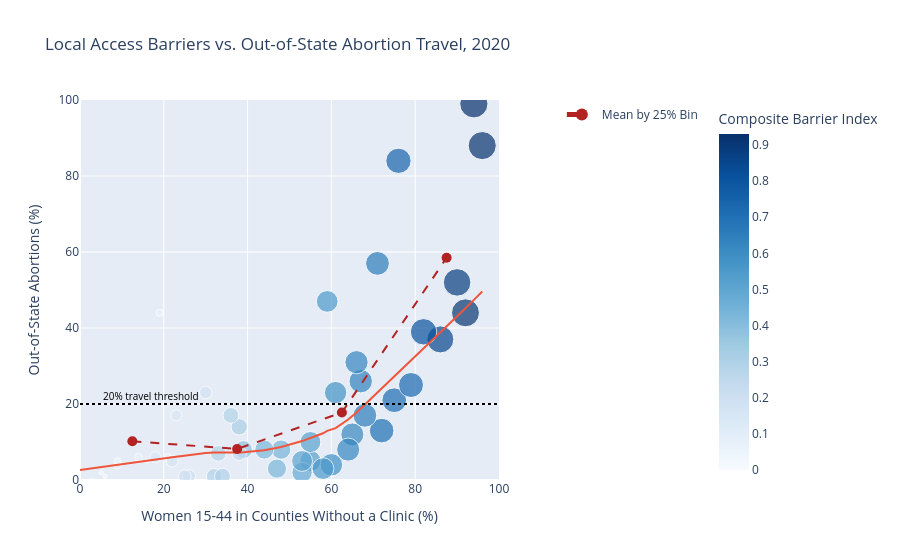

The notebook cell this image was saved under:
### Code cell
fig1 = px.scatter(
    df, x=x_col, y=y_col,
    color='barrier_index', size='barrier_index', size_max=20,
    color_continuous_scale='Blues', trendline='lowess',
    title='Local Access Barriers vs. Out-of-State Abortion Travel, 2020',
    labels={
        x_col: 'Women 15-44 in Counties Without a Clinic (%)',
        y_col: 'Out-of-State Abortions (%)',
        'barrier_index': 'Composite Barrier Index'
    }
)

fig1.update_layout(
    xaxis=dict(range=[0,100]),
    yaxis=dict(range=[0,100])
)

bins = [0, 25, 50, 75, 100]
df['clinic_bin_interval'] = pd.cut(
    df[x_col],
    bins=bins,
    include_lowest=True
)

bin_means = (
    df
    .groupby('clinic_bin_interval')[y_col]
    .mean()
    .reset_index(name='mean_travel')
)

bin_means['mid'] = bin_means['clinic_bin_interval'].apply(
    lambda iv: (iv.left + iv.right) / 2
)

bin_means['label'] = bin_means['clinic_bin_interval'].astype(str)

fig1.add_trace(
    go.Scatter(
        x=bin_means['mid'],
        y=bin_means['mean_travel'],
        mode='lines+markers',
        name='Mean by 25% Bin',
        line=dict(color='firebrick', dash='dash'),
        marker=dict(size=10, color='firebrick')
    )
)

fig1.update_coloraxes(
    colorbar=dict(
        x=1.5,
        yanchor='top',
        y=1.0
    )
)

fig1.update_layout(
    legend=dict(
        x=1.15,
        y=1.0,
        xanchor='left',
        yanchor='top'
    ),
    margin=dict(r=200)
)

fig1.add_shape(
    type='line',
    x0=0, x1=100, y0=20, y1=20,
    line=dict(color='black', dash='dot'),
    xref='x', yref='y'
)
fig1.add_annotation(
    x=5, y=22,
    text="20% travel threshold",
    showarrow=False,
    font=dict(color='black', size=10),
    xanchor='left'
)

fig1.show()

### Figure 1 — Plotly figure (JSON) as saved in the notebook; plotly's stock layout.template omitted (floating-point values rounded to 4 significant figures)
{"data": [{"hovertemplate": "Women 15-44 in Counties Without a Clinic (%)=%{x}<br>Out-of-State Abortions (%)=%{y}<br>Composite Barrier Index=%{marker.color}<extra></extra>", "legendgroup": "", "marker": {"color": [0.5487, 0.2871, 0.144, 0.8514, 0.0114, 0.2002, 0.0, 0.0627, 0.0, 0.1875, 0.5225, 0.02, 0.6365, 0.2848, 0.627, 0.6175, 0.588, 0.8118, 0.7125, 0.0192, 0.1426, 0.07, 0.2924, 0.551, 0.9108, 0.9306, 0.4277, 0.3783, 0.0792, 0.18, 0.0609, 0.4368, 0.0222, 0.4823, 0.7056, 0.5115, 0.5088, 0.165, 0.3116, 0.288, 0.6603, 0.7448, 0.5795, 0.4224, 0.6208, 0.2432, 0.7268, 0.0504, 0.882, 0.6528, 0.9216], "coloraxis": "coloraxis", "size": [0.5487, 0.2871, 0.144, 0.8514, 0.0114, 0.2002, 0.0, 0.0627, 0.0, 0.1875, 0.5225, 0.02, 0.6365, 0.2848, 0.627, 0.6175, 0.588, 0.8118, 0.7125, 0.0192, 0.1426, 0.07, 0.2924, 0.551, 0.9108, 0.9306, 0.4277, 0.3783, 0.0792, 0.18, 0.0609, 0.4368, 0.0222, 0.4823, 0.7056, 0.5115, 0.5088, 0.165, 0.3116, 0.288, 0.6603, 0.7448, 0.5795, 0.4224, 0.6208, 0.2432, 0.7268, 0.0504, 0.882, 0.6528, 0.9216], "sizemode": "area", "sizeref": 0.002327, "symbol": "circle"}, "mode": "markers", "name": "", "orientation": "v", "showlegend": false, "type": "scatter", "x": [59, 33, 18, 86, 3, 26, 0, 19, 0, 25, 55, 5, 67, 32, 66, 65, 60, 82, 75, 16, 23, 14, 34, 58, 92, 94, 47, 39, 9, 30, 21, 48, 6, 53, 72, 55, 53, 22, 38, 36, 71, 76, 61, 44, 64, 38, 79, 9, 90, 68, 96], "xaxis": "x", "y": [47, 7, 6, 37, 0, 1, 6, 44, 45, 1, 5, 2, 26, 1, 31, 12, 4, 39, 21, 5, 17, 6, 1, 3, 44, 99, 3, 8, 4, 23, 6, 8, 1, 2, 13, 10, 5, 5, 14, 17, 57, 84, 23, 8, 8, 7, 25, 5, 52, 17, 88], "yaxis": "y"}, {"hovertemplate": "<b>LOWESS trendline</b><br><br>Women 15-44 in Counties Without a Clinic (%)=%{x}<br>Out-of-State Abortions (%)=%{y} <b>(trend)</b><extra></extra>", "legendgroup": "", "marker": {"symbol": "circle"}, "mode": "lines", "name": "", "showlegend": false, "type": "scatter", "x": [0, 0, 3, 5, 6, 9, 9, 14, 16, 18, 19, 21, 22, 23, 25, 26, 30, 32, 33, 34, 36, 38, 38, 39, 44, 47, 48, 53, 53, 55, 55, 58, 59, 60, 61, 64, 65, 66, 67, 68, 71, 72, 75, 76, 79, 82, 86, 90, 92, 94, 96], "xaxis": "x", "y": [2.601, 2.601, 3.086, 3.406, 3.564, 4.033, 4.033, 4.794, 5.092, 5.389, 5.536, 5.831, 5.978, 6.126, 6.424, 6.574, 7.084, 7.224, 7.182, 7.194, 7.217, 7.267, 7.267, 7.304, 7.815, 8.442, 8.681, 10.24, 10.24, 10.99, 10.99, 12.3, 12.93, 13.27, 13.65, 15.91, 16.73, 17.75, 18.79, 19.84, 22.99, 24.03, 27.17, 28.21, 31.35, 34.5, 38.75, 43.05, 45.22, 47.41, 49.61], "yaxis": "y"}, {"line": {"color": "firebrick", "dash": "dash"}, "marker": {"color": "firebrick", "size": 10}, "mode": "lines+markers", "name": "Mean by 25% Bin", "type": "scatter", "x": [12.5, 37.5, 62.5, 87.5], "y": [10.2, 8.167, 17.75, 58.5]}], "layout": {"annotations": [{"font": {"color": "black", "size": 10}, "showarrow": false, "text": "20% travel threshold", "x": 5, "xanchor": "left", "y": 22}], "coloraxis": {"colorbar": {"title": {"text": "Composite Barrier Index"}, "x": 1.5, "y": 1, "yanchor": "top"}, "colorscale": [[0, "rgb(247,251,255)"], [0.125, "rgb(222,235,247)"], [0.25, "rgb(198,219,239)"], [0.375, "rgb(158,202,225)"], [0.5, "rgb(107,174,214)"], [0.625, "rgb(66,146,198)"], [0.75, "rgb(33,113,181)"], [0.875, "rgb(8,81,156)"], [1, "rgb(8,48,107)"]]}, "legend": {"itemsizing": "constant", "tracegroupgap": 0, "x": 1.15, "xanchor": "left", "y": 1, "yanchor": "top"}, "margin": {"r": 200}, "shapes": [{"line": {"color": "black", "dash": "dot"}, "type": "line", "x0": 0, "x1": 100, "xref": "x", "y0": 20, "y1": 20, "yref": "y"}], "title": {"text": "Local Access Barriers vs. Out-of-State Abortion Travel, 2020"}, "xaxis": {"anchor": "y", "domain": [0, 1], "range": [0, 100], "title": {"text": "Women 15-44 in Counties Without a Clinic (%)"}}, "yaxis": {"anchor": "x", "domain": [0, 1], "range": [0, 100], "title": {"text": "Out-of-State Abortions (%)"}}}}
